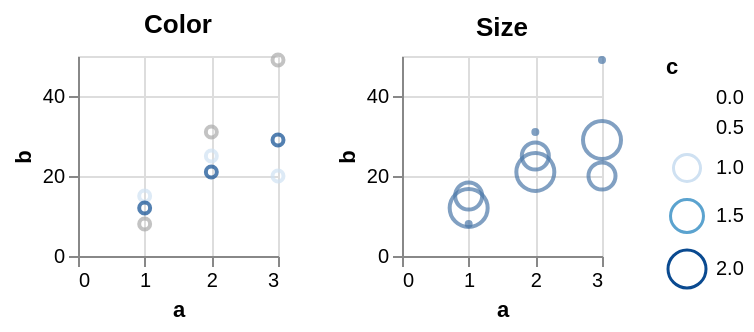

The specification (Vega-Lite) saved for this image:
### Vega specification from a JSON file in a GitHub repository (floating-point values rounded to 4 significant figures)
{"$schema": "https://vega.github.io/schema/vega/v5.json", "description": "Testing invalid", "background": "white", "padding": 5, "height": 100, "data": [{"name": "source_0", "values": [{"a": 1, "b": 15, "c": 1}, {"a": 2, "b": 25, "c": 1}, {"a": 3, "b": 20, "c": 1}, {"a": 1, "b": 12, "c": 2}, {"a": 2, "b": 21, "c": 2}, {"a": 3, "b": 29, "c": 2}, {"a": 1, "b": 8, "c": null}, {"a": 2, "b": 31, "c": null}, {"a": 3, "b": 49, "c": null}]}, {"name": "data_0", "source": "source_0", "transform": [{"type": "filter", "expr": "isValid(datum[\"a\"]) && isFinite(+datum[\"a\"]) && isValid(datum[\"b\"]) && isFinite(+datum[\"b\"])"}]}], "signals": [{"name": "childWidth", "value": 100}], "layout": {"padding": 20, "bounds": "full", "align": "each"}, "marks": [{"type": "group", "name": "concat_0_group", "title": {"text": "Color", "frame": "group"}, "style": "cell", "encode": {"update": {"width": {"signal": "childWidth"}, "height": {"signal": "height"}}}, "marks": [{"name": "concat_0_marks", "type": "symbol", "style": ["point"], "from": {"data": "data_0"}, "encode": {"update": {"opacity": {"value": 0.7}, "fill": {"value": "transparent"}, "stroke": [{"test": "!isValid(datum[\"c\"]) || !isFinite(+datum[\"c\"])", "value": "#aaa"}, {"scale": "color", "field": "c"}], "tooltip": {"signal": "{\"a\": !isValid(datum[\"a\"]) || !isFinite(+datum[\"a\"]) ? \"\" + datum[\"a\"] : format(datum[\"a\"], \"\"), \"b\": !isValid(datum[\"b\"]) || !isFinite(+datum[\"b\"]) ? \"\" + datum[\"b\"] : format(datum[\"b\"], \"\"), \"c\": !isValid(datum[\"c\"]) || !isFinite(+datum[\"c\"]) ? \"\" + datum[\"c\"] : format(datum[\"c\"], \"\")}"}, "ariaRoleDescription": {"value": "point"}, "description": {"signal": "\"a: \" + (!isValid(datum[\"a\"]) || !isFinite(+datum[\"a\"]) ? \"\" + datum[\"a\"] : format(datum[\"a\"], \"\")) + \"; b: \" + (!isValid(datum[\"b\"]) || !isFinite(+datum[\"b\"]) ? \"\" + datum[\"b\"] : format(datum[\"b\"], \"\")) + \"; c: \" + (!isValid(datum[\"c\"]) || !isFinite(+datum[\"c\"]) ? \"\" + datum[\"c\"] : format(datum[\"c\"], \"\"))"}, "x": {"scale": "concat_0_x", "field": "a"}, "y": {"scale": "concat_0_y", "field": "b"}}}}], "axes": [{"scale": "concat_0_x", "orient": "bottom", "gridScale": "concat_0_y", "grid": true, "tickCount": {"signal": "ceil(childWidth/40)"}, "domain": false, "labels": false, "aria": false, "maxExtent": 0, "minExtent": 0, "ticks": false, "zindex": 0}, {"scale": "concat_0_y", "orient": "left", "gridScale": "concat_0_x", "grid": true, "tickCount": {"signal": "ceil(height/40)"}, "domain": false, "labels": false, "aria": false, "maxExtent": 0, "minExtent": 0, "ticks": false, "zindex": 0}, {"scale": "concat_0_x", "orient": "bottom", "grid": false, "title": "a", "labelFlush": true, "labelOverlap": true, "tickCount": {"signal": "ceil(childWidth/40)"}, "zindex": 0}, {"scale": "concat_0_y", "orient": "left", "grid": false, "title": "b", "labelOverlap": true, "tickCount": {"signal": "ceil(height/40)"}, "zindex": 0}]}, {"type": "group", "name": "concat_1_group", "title": {"text": "Size", "frame": "group"}, "style": "cell", "encode": {"update": {"width": {"signal": "childWidth"}, "height": {"signal": "height"}}}, "marks": [{"name": "concat_1_marks", "type": "symbol", "style": ["point"], "from": {"data": "data_0"}, "encode": {"update": {"opacity": {"value": 0.7}, "fill": {"value": "transparent"}, "stroke": {"value": "#4c78a8"}, "tooltip": {"signal": "{\"a\": !isValid(datum[\"a\"]) || !isFinite(+datum[\"a\"]) ? \"\" + datum[\"a\"] : format(datum[\"a\"], \"\"), \"b\": !isValid(datum[\"b\"]) || !isFinite(+datum[\"b\"]) ? \"\" + datum[\"b\"] : format(datum[\"b\"], \"\"), \"c\": !isValid(datum[\"c\"]) || !isFinite(+datum[\"c\"]) ? \"\" + datum[\"c\"] : format(datum[\"c\"], \"\")}"}, "ariaRoleDescription": {"value": "point"}, "description": {"signal": "\"a: \" + (!isValid(datum[\"a\"]) || !isFinite(+datum[\"a\"]) ? \"\" + datum[\"a\"] : format(datum[\"a\"], \"\")) + \"; b: \" + (!isValid(datum[\"b\"]) || !isFinite(+datum[\"b\"]) ? \"\" + datum[\"b\"] : format(datum[\"b\"], \"\")) + \"; c: \" + (!isValid(datum[\"c\"]) || !isFinite(+datum[\"c\"]) ? \"\" + datum[\"c\"] : format(datum[\"c\"], \"\"))"}, "x": {"scale": "concat_1_x", "field": "a"}, "y": {"scale": "concat_1_y", "field": "b"}, "size": [{"test": "!isValid(datum[\"c\"]) || !isFinite(+datum[\"c\"])", "value": 4}, {"scale": "size", "field": "c"}]}}}], "axes": [{"scale": "concat_1_x", "orient": "bottom", "gridScale": "concat_1_y", "grid": true, "tickCount": {"signal": "ceil(childWidth/40)"}, "domain": false, "labels": false, "aria": false, "maxExtent": 0, "minExtent": 0, "ticks": false, "zindex": 0}, {"scale": "concat_1_y", "orient": "left", "gridScale": "concat_1_x", "grid": true, "tickCount": {"signal": "ceil(height/40)"}, "domain": false, "labels": false, "aria": false, "maxExtent": 0, "minExtent": 0, "ticks": false, "zindex": 0}, {"scale": "concat_1_x", "orient": "bottom", "grid": false, "title": "a", "labelFlush": true, "labelOverlap": true, "tickCount": {"signal": "ceil(childWidth/40)"}, "zindex": 0}, {"scale": "concat_1_y", "orient": "left", "grid": false, "title": "b", "labelOverlap": true, "tickCount": {"signal": "ceil(height/40)"}, "zindex": 0}]}], "scales": [{"name": "color", "type": "linear", "domain": {"data": "data_0", "field": "c"}, "range": "ramp", "interpolate": "hcl", "zero": false}, {"name": "size", "type": "linear", "domain": {"data": "data_0", "field": "c"}, "range": [4, 361], "zero": true}, {"name": "concat_0_x", "type": "linear", "domain": {"data": "data_0", "field": "a"}, "range": [0, {"signal": "childWidth"}], "nice": true, "zero": true}, {"name": "concat_0_y", "type": "linear", "domain": {"data": "data_0", "field": "b"}, "range": [{"signal": "height"}, 0], "nice": true, "zero": true}, {"name": "concat_1_x", "type": "linear", "domain": {"data": "data_0", "field": "a"}, "range": [0, {"signal": "childWidth"}], "nice": true, "zero": true}, {"name": "concat_1_y", "type": "linear", "domain": {"data": "data_0", "field": "b"}, "range": [{"signal": "height"}, 0], "nice": true, "zero": true}], "legends": [{"stroke": "color", "gradientLength": {"signal": "clamp(height, 64, 200)"}, "title": "c", "encode": {"gradient": {"update": {"opacity": {"value": 0.7}}}}, "symbolType": "circle", "size": "size"}], "config": {"mark": {"tooltip": true}}}
